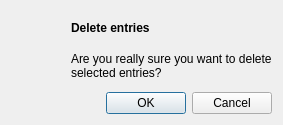
<ui version="4.0" >
 <class>DeleteDialog</class>
 <widget class="QDialog" name="DeleteDialog" >
  <property name="windowModality" >
   <enum>Qt::ApplicationModal</enum>
  </property>
  <property name="geometry" >
   <rect>
    <x>0</x>
    <y>0</y>
    <width>283</width>
    <height>125</height>
   </rect>
  </property>
  <property name="windowTitle" >
   <string/>
  </property>
  <property name="windowIcon" >
   <iconset>
    <normaloff>:/remove.png</normaloff>:/remove.png</iconset>
  </property>
  <layout class="QGridLayout" name="gridLayout" >
   <item row="1" column="1" >
    <widget class="QLabel" name="Label" >
     <property name="text" >
      <string>Are you really sure you want to delete 
selected entries?</string>
     </property>
     <property name="alignment" >
      <set>Qt::AlignLeading|Qt::AlignLeft|Qt::AlignTop</set>
     </property>
    </widget>
   </item>
   <item row="2" column="0" colspan="2" >
    <widget class="QDialogButtonBox" name="buttonBox" >
     <property name="orientation" >
      <enum>Qt::Horizontal</enum>
     </property>
     <property name="standardButtons" >
      <set>QDialogButtonBox::Cancel|QDialogButtonBox::Ok</set>
     </property>
     <property name="centerButtons" >
      <bool>false</bool>
     </property>
    </widget>
   </item>
   <item row="0" column="1" >
    <widget class="QLabel" name="deleteLabel" >
     <property name="text" >
      <string>&lt;b>Delete entries&lt;/b></string>
     </property>
    </widget>
   </item>
   <item row="0" column="0" >
    <widget class="QLabel" name="label" >
     <property name="text" >
      <string/>
     </property>
    </widget>
   </item>
  </layout>
 </widget>
 <resources>
  <include location="notefinder.qrc" />
 </resources>
 <connections>
  <connection>
   <sender>buttonBox</sender>
   <signal>accepted()</signal>
   <receiver>DeleteDialog</receiver>
   <slot>accept()</slot>
   <hints>
    <hint type="sourcelabel" >
     <x>248</x>
     <y>254</y>
    </hint>
    <hint type="destinationlabel" >
     <x>157</x>
     <y>274</y>
    </hint>
   </hints>
  </connection>
  <connection>
   <sender>buttonBox</sender>
   <signal>rejected()</signal>
   <receiver>DeleteDialog</receiver>
   <slot>reject()</slot>
   <hints>
    <hint type="sourcelabel" >
     <x>316</x>
     <y>260</y>
    </hint>
    <hint type="destinationlabel" >
     <x>286</x>
     <y>274</y>
    </hint>
   </hints>
  </connection>
 </connections>
</ui>
